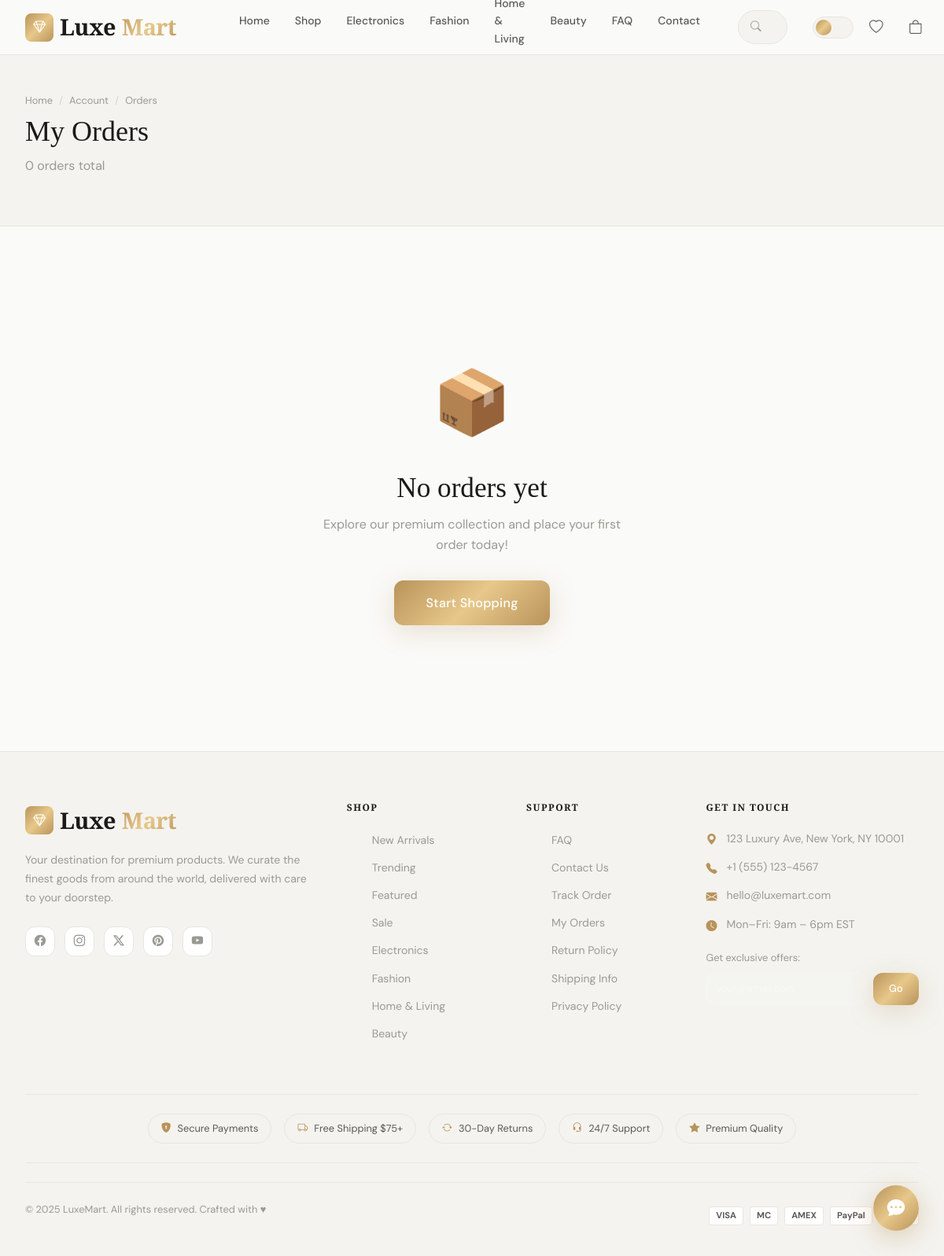
The app's page /orders/my-orders/ (signed in) with its own data.
### store/models.py (models this page shows, shortened)
class Category(models.Model):
    name = models.CharField(max_length=200, unique=True)
    slug = models.SlugField(max_length=200, unique=True, blank=True)
    description = models.TextField(blank=True)
    image = models.ImageField(upload_to='categories/', blank=True, null=True)
    icon = models.CharField(max_length=100, blank=True, help_text='Bootstrap icon class e.g. bi-laptop')
    parent = models.ForeignKey('self', on_delete=models.SET_NULL, null=True, blank=True, related_name='children')
    is_active = models.BooleanField(default=True)
    order = models.IntegerField(default=0)
    created_at = models.DateTimeField(auto_now_add=True)
    class Meta:
        verbose_name_plural = 'Categories'
        ordering = ['order', 'name']
    def get_absolute_url(self):
        return reverse('store:category', kwargs={'slug': self.slug})

### orders/views.py (the view)
# urls.py: path('my-orders/', views.order_list, name='order_list'),
def order_list(request):
    if not request.user.is_authenticated:
        return redirect('users:login')
    orders = Order.objects.filter(user=request.user).prefetch_related('items').order_by('-created_at')
    return render(request, 'orders/order_list.html', {'orders': orders})

### cart/context_processors.py (called while the page is built)
def cart_context(request):
    try:
        cart = get_or_create_cart(request)
        return {'cart': cart, 'cart_count': cart.total_items}
    except Exception:
        return {'cart': None, 'cart_count': 0}

### cart/models.py (called while the page is built)
    @property
    def total_items(self):
        return sum(item.quantity for item in self.items.all())

### store/context_processors.py (called while the page is built)
def categories_context(request):
    return {
        'nav_categories': Category.objects.filter(is_active=True, parent=None).order_by('order')[:8]
    }

### users/models.py (called while the page is built)
    def get_full_name(self):
        return f"{self.first_name} {self.last_name}".strip() or self.email

### wishlist/context_processors.py (called while the page is built)
def wishlist_context(request):
    if request.user.is_authenticated:
        wishlist_ids = list(request.user.wishlist_items.values_list('product_id', flat=True))
        return {'wishlist_ids': wishlist_ids, 'wishlist_count': len(wishlist_ids)}
    return {'wishlist_ids': [], 'wishlist_count': 0}

### templates/orders/order_list.html (shortened to what this page needs)
{% extends 'base.html' %}
{% block content %}
<div class="page-hero">
  <div class="container">
    <div class="breadcrumb-luxe mb-2">
      <a href="{% url 'store:home' %}">Home</a><span class="breadcrumb-sep">/</span>
      <a href="{% url 'users:dashboard' %}">Account</a><span class="breadcrumb-sep">/</span><span>Orders</span>
    </div>
    <h1>My Orders</h1>
    <p style="color:var(--text-muted);margin-top:0.4rem;">{{ orders.count }} order{{ orders.count|pluralize }} total</p>
  </div>
</div>
<section class="section-sm">
  <div class="container">
    {% if orders %}
    <div style="display:flex;flex-direction:column;gap:1rem;">
      {% for order in orders %}
      <div style="background:var(--bg-card);border:1px solid var(--border);border-radius:var(--radius-xl);overflow:hidden;transition:box-shadow 0.2s;" onmouseover="this.style.boxShadow='var(--shadow-md)'" onmouseout="this.style.boxShadow='none'">
        <div style="display:flex;align-items:center;justify-content:space-between;padding:1.25rem 1.5rem;background:var(--bg-secondary);border-bottom:1px solid var(--border);flex-wrap:wrap;gap:0.75rem;">
          <div style="display:flex;gap:2rem;flex-wrap:wrap;">
            <div><div style="font-size:0.72rem;text-transform:uppercase;letter-spacing:0.08em;color:var(--text-muted);margin-bottom:2px;">Order</div><div style="font-weight:700;font-size:0.9rem;">#{{ order.order_number }}</div></div>
            <div><div style="font-size:0.72rem;text-transform:uppercase;letter-spacing:0.08em;color:var(--text-muted);margin-bottom:2px;">Date</div><div style="font-size:0.875rem;">{{ order.created_at|date:"M j, Y" }}</div></div>
            <div><div style="font-size:0.72rem;text-transform:uppercase;letter-spacing:0.08em;color:var(--text-muted);margin-bottom:2px;">Items</div><div style="font-size:0.875rem;">{{ order.items.count }}</div></div>
            <div><div style="font-size:0.72rem;text-transform:uppercase;letter-spacing:0.08em;color:var(--text-muted);margin-bottom:2px;">Total</div><div style="font-weight:700;color:var(--gold);">${{ order.total_price }}</div></div>
          </div>
          <div style="display:flex;align-items:center;gap:0.75rem;">
            <span style="padding:0.3rem 0.85rem;border-radius:var(--radius-full);font-size:0.75rem;font-weight:700;
              {% if order.status == 'delivered' %}background:#d1fae5;color:#065f46;
              {% elif order.status == 'shipped' or order.status == 'out_for_delivery' %}background:#dbeafe;color:#1d4ed8;
              {% elif order.status == 'cancelled' %}background:#fee2e2;color:#991b1b;
              {% elif order.status == 'confirmed' or order.status == 'processing' %}background:#e0f2fe;color:#0369a1;
              {% else %}background:#fef3c7;color:#92400e;{% endif %}">
              {{ order.get_status_display }}
            </span>
            <a href="{% url 'orders:order_detail' order.pk %}" class="btn-luxe btn-dark-outline btn-sm">View Details</a>
          </div>
        </div>
        <div style="padding:1rem 1.5rem;display:flex;gap:0.75rem;flex-wrap:wrap;align-items:center;">
          {% for item in order.items.all|slice:":4" %}
          <div title="{{ item.product_name }}" style="position:relative;">
            {% if item.product_image %}<img src="{{ item.product_image }}" alt="{{ item.product_name }}" style="width:56px;height:56px;border-radius:var(--radius-md);object-fit:cover;border:1px solid var(--border);">
            {% else %}<div style="width:56px;height:56px;border-radius:var(--radius-md);background:var(--bg-secondary);display:flex;align-items:center;justify-content:center;font-size:1.2rem;border:1px solid var(--border);">🛍️</div>{% endif %}
            {% if item.quantity > 1 %}<span style="position:absolute;top:-4px;right:-4px;background:var(--gold);color:white;font-size:0.65rem;font-weight:700;width:18px;height:18px;border-radius:50%;display:flex;align-items:center;justify-content:center;">{{ item.quantity }}</span>{% endif %}
          </div>
          {% endfor %}
          {% if order.items.count > 4 %}<span style="font-size:0.8rem;color:var(--text-muted);">+{{ order.items.count|add:"-4" }} more</span>{% endif %}
          <div style="margin-left:auto;font-size:0.8rem;color:var(--text-muted);">{{ order.get_payment_method_display }} · {{ order.get_payment_status_display }}</div>
        </div>
      </div>
      {% endfor %}
    </div>
    {% else %}
    <div style="text-align:center;padding:7rem 2rem;max-width:480px;margin:0 auto;">
      <div style="font-size:5rem;margin-bottom:1.5rem;">📦</div>
      <h2 class="display-font" style="font-size:2.2rem;margin-bottom:0.75rem;">No orders yet</h2>
      <p style="color:var(--text-muted);margin-bottom:2rem;">Explore our premium collection and place your first order today!</p>
      <a href="{% url 'store:product_list' %}" class="btn-luxe btn-primary btn-lg">Start Shopping</a>
    </div>
    {% endif %}
  </div>
</section>
{% endblock %}

### templates/base.html (shortened to what this page needs)
{% load static %}
<!DOCTYPE html>
<html lang="en" data-theme="light">
<head>
  <link rel="stylesheet" href="https://cdn.jsdelivr.net/npm/bootstrap-icons@1.11.3/font/bootstrap-icons.min.css">
  <link rel="stylesheet" href="https://cdn.jsdelivr.net/npm/bootstrap@5.3.2/dist/css/bootstrap.min.css">
  <link rel="stylesheet" href="{% static 'css/main.css' %}">
</head>
<body>
<nav class="navbar-luxe" id="navbar">
  <div class="navbar-inner">
    <a href="{% url 'store:home' %}" class="logo">
      <div class="logo-icon"><i class="bi bi-gem"></i></div>
      Luxe<span>Mart</span>
    </a>
    <ul class="nav-links">
      <li><a href="{% url 'store:home' %}">Home</a></li>
      <li><a href="{% url 'store:product_list' %}">Shop</a></li>
      {% for cat in nav_categories|slice:":4" %}
      <li><a href="{{ cat.get_absolute_url }}">{{ cat.name }}</a></li>
      {% endfor %}
      <li><a href="{% url 'contact:faq' %}">FAQ</a></li>
      <li><a href="{% url 'contact:contact' %}">Contact</a></li>
    </ul>
    <div class="nav-search">
      <form action="{% url 'store:search' %}" method="get" style="margin:0;">
        <input type="text" name="q" id="navSearchInput"
               placeholder="Search products, brands…"
               value="{{ request.GET.q|default:'' }}"
               autocomplete="off">
      </form>
    </div>
    <div class="nav-actions">
      <button class="theme-toggle" id="themeToggle" title="Toggle dark mode" aria-label="Toggle theme"></button>
      {% if user.is_authenticated %}
      <a href="{% url 'wishlist:list' %}" class="nav-btn" title="Wishlist">
        <i class="bi bi-heart" style="font-size:1.1rem;"></i>
      </a>
      {% endif %}
      <button class="nav-btn" id="cartToggleBtn" title="Cart">
        <i class="bi bi-bag" style="font-size:1.1rem;"></i>
      </button>
      {% if user.is_authenticated %}
      <div style="position:relative;" class="user-dropdown-wrap">
        <button class="nav-btn" id="userMenuBtn" title="Account">
        </button>
      </div>
      {% else %}
      <a href="{% url 'users:login' %}" class="nav-btn" title="Login">
        <i class="bi bi-person" style="font-size:1.1rem;"></i>
      </a>
      {% endif %}
    </div>
  </div>
</nav>
<div class="page-wrapper">
  {% block content %}{% endblock %}
</div>
<footer class="footer">
  <div class="container">
    <div class="footer-grid">
      <div>
        <a href="{% url 'store:home' %}" class="logo footer-logo">
          <div class="logo-icon"><i class="bi bi-gem"></i></div>
          Luxe<span>Mart</span>
        </a>
        <p class="footer-desc mt-3">
          Your destination for premium products. We curate the finest goods from around the world, delivered with care to your doorstep.
        </p>
        <div class="social-links">
          <a href="#" class="social-link" aria-label="Facebook"><i class="bi bi-facebook"></i></a>
          <a href="#" class="social-link" aria-label="Instagram"><i class="bi bi-instagram"></i></a>
          <a href="#" class="social-link" aria-label="Twitter"><i class="bi bi-twitter-x"></i></a>
          <a href="#" class="social-link" aria-label="Pinterest"><i class="bi bi-pinterest"></i></a>
          <a href="#" class="social-link" aria-label="YouTube"><i class="bi bi-youtube"></i></a>
        </div>
      </div>
      <div>
        <h6 class="footer-heading">Shop</h6>
        <ul class="footer-links">
          <li><a href="{% url 'store:product_list' %}?filter=new">New Arrivals</a></li>
          <li><a href="{% url 'store:product_list' %}?filter=trending">Trending</a></li>
          <li><a href="{% url 'store:product_list' %}?filter=featured">Featured</a></li>
          <li><a href="{% url 'store:product_list' %}?filter=sale">Sale</a></li>
          {% for cat in nav_categories|slice:":4" %}
          <li><a href="{{ cat.get_absolute_url }}">{{ cat.name }}</a></li>
          {% endfor %}
        </ul>
      </div>
      <div>
        <h6 class="footer-heading">Support</h6>
        <ul class="footer-links">
          <li><a href="{% url 'contact:faq' %}">FAQ</a></li>
          <li><a href="{% url 'contact:contact' %}">Contact Us</a></li>
          <li><a href="{% url 'orders:tracking' %}">Track Order</a></li>
          {% if user.is_authenticated %}
          <li><a href="{% url 'orders:order_list' %}">My Orders</a></li>
          {% endif %}
          <li><a href="#">Return Policy</a></li>
          <li><a href="#">Shipping Info</a></li>
          <li><a href="#">Privacy Policy</a></li>
        </ul>
      </div>
      <div>
        <h6 class="footer-heading">Get in Touch</h6>
        <div class="contact-item"><i class="bi bi-geo-alt-fill"></i><span>123 Luxury Ave, New York, NY 10001</span></div>
        <div class="contact-item"><i class="bi bi-telephone-fill"></i><span>+1 (555) 123-4567</span></div>
        <div class="contact-item"><i class="bi bi-envelope-fill"></i><span>hello@luxemart.com</span></div>
        <div class="contact-item"><i class="bi bi-clock-fill"></i><span>Mon–Fri: 9am – 6pm EST</span></div>
        <div style="margin-top:1.25rem;">
          <p style="font-size:0.8rem;color:var(--text-muted);margin-bottom:0.5rem;">Get exclusive offers:</p>
          <form class="newsletter-form" style="display:flex;gap:0.5rem;">
            <input type="email" class="newsletter-input" placeholder="your@email.com" required style="flex:1;padding:0.6rem 0.75rem;font-size:0.8rem;">
            <button type="submit" class="btn-luxe btn-primary btn-sm">Go</button>
          </form>
        </div>
      </div>
    </div>
    <div style="padding:1.5rem 0;border-top:1px solid var(--border);border-bottom:1px solid var(--border);margin-bottom:1.5rem;">
      <div class="trust-badges" style="justify-content:center;">
        <div class="trust-badge"><i class="bi bi-shield-lock-fill"></i> Secure Payments</div>
        <div class="trust-badge"><i class="bi bi-truck"></i> Free Shipping $75+</div>
        <div class="trust-badge"><i class="bi bi-arrow-repeat"></i> 30-Day Returns</div>
        <div class="trust-badge"><i class="bi bi-headset"></i> 24/7 Support</div>
        <div class="trust-badge"><i class="bi bi-star-fill"></i> Premium Quality</div>
      </div>
    </div>
    <div class="footer-bottom">
      <p class="footer-copyright">© 2025 LuxeMart. All rights reserved. Crafted with ♥</p>
      <div class="payment-icons">
        <div class="payment-icon">VISA</div>
        <div class="payment-icon">MC</div>
        <div class="payment-icon">AMEX</div>
        <div class="payment-icon">PayPal</div>
        <div class="payment-icon">Stripe</div>
      </div>
    </div>
  </div>
</footer>
<button class="chatbot-btn" id="chatbotBtn" title="Chat with us">
  <i class="bi bi-chat-dots-fill"></i>
</button>
</body>
</html>

### templates/base.html (style rules this page uses)
.user-dropdown-wrap { position: relative; }

### records on screen
Category: name "Electronics"
Category: name "Fashion"
Category: name "Beauty"
Category: name "Home & Living"

### other values on screen
{{ orders.count }} "0"
